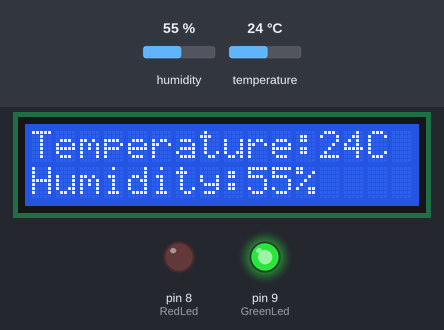
A sketch run on a simulated Arduino Uno, built with avr-gcc and run on an emulated ATmega328P. Parts: 16×2 character LCD, output pins drawn as LEDs (lit = HIGH). Inputs (shaded band) come from the test bench; at power-on: humidity 55 %, temperature 24 °C. What the sketch prints to the serial monitor is not drawn.

Above: at 1.2 s.
1.3 s: humidity set to 84 %
At 1.7 s:
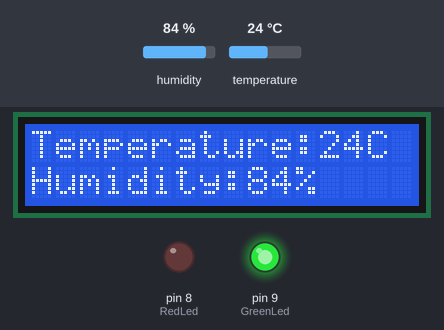
2.8 s: humidity set to 87 %
At 4.0 s:
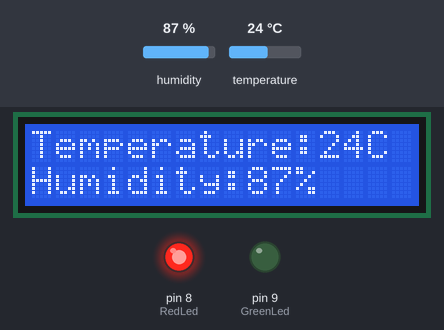
4.3 s: temperature set to 12 °C
At 5.1 s:
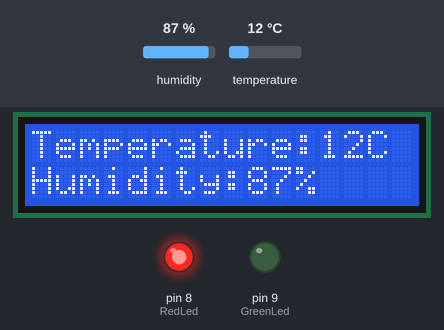
5.9 s: temperature set to 19 °C
At 6.2 s:
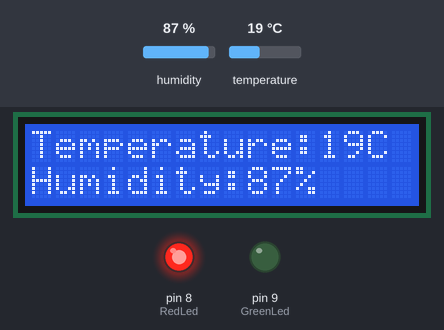
Timing chart, 0 to 8.4 s (numbered marks = the images above; inputs shaded):
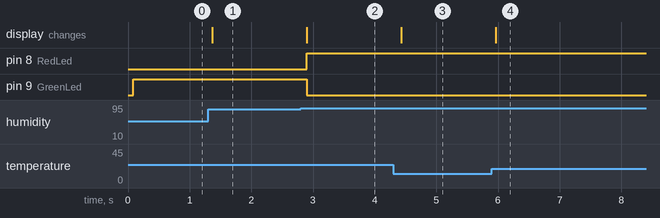

Measured:
- the behaviour switches between 85 and 86 % on humidity (found by bisection; images 1 and 2)
- after the input at 1.3 s, the display: changes after 0.07 s (image 1)
- after the input at 2.8 s, pin 8 (RedLed): LOW → HIGH after 0.10 s; pin 9 (GreenLed): HIGH → LOW after 0.10 s; the display: changes after 0.10 s (image 2)
- after the input at 4.3 s, the display: changes after 0.13 s (image 3)
- after the input at 5.9 s, the display: changes after 0.06 s (image 4)

The sketch:

TempSwitchLED_Screen.ino
```cpp
#include <LiquidCrystal.h>//LCD1602液晶屏库
#include <dht11.h>//dht11温湿度传感器库

LiquidCrystal lcd(11,10,14,15,16,17);//对应的接口连接分别是  RS E  D4  D5  D6  D7

dht11 DHT11;//定义变量
// 设置 DHT 引脚 为 Pin 7，替代原来7号口的开关
#define DHT11PIN 7

int RedLed=8;
int GreenLed=9;

int Temp=0;//声明变量，用来存储读取到的温度值
int Hum=0; //声明变量，用来存储读取到的湿度值

void setup()
{
  pinMode(RedLed,OUTPUT);
  pinMode(GreenLed,OUTPUT);
  lcd.begin(16, 2);//LCD1602初始化
  Serial.begin(9600);// 串口波特率
}

void loop()
 {
    int chk = DHT11.read(DHT11PIN);                 //将读取到的值赋给chk
    int Temp=(float)DHT11.temperature;               //将温度值赋值给Temp
    int Hum=(float)DHT11.humidity;                   //将湿度值赋给Hum

    Serial.print("Tempeature:");
    Serial.print(Temp); //将温度输出到串口
    Serial.println("C°");

    Serial.print("Humidity:");
    Serial.print(Hum);//将湿度输出到串口
    Serial.println("%");

	  if(Hum>85)
    {
      digitalWrite(RedLed,HIGH);
      digitalWrite(GreenLed,LOW);
    }
   else
   {
      digitalWrite(RedLed,LOW);
      digitalWrite(GreenLed,HIGH);
   }

    lcd.setCursor(0,0); //液晶显示第二行位置
    lcd.print("Temperature:");//显示字符串
    lcd.print(Temp);//显示温度的值
    lcd.print("C");//显示字符串

    lcd.setCursor(0,1); //液晶显示第一行位置
    lcd.print("Humidity:");//显示字符串
    lcd.print(Hum);//显示湿度的值
    lcd.print("%");//显示字符串
   delay(100);
 }
```
